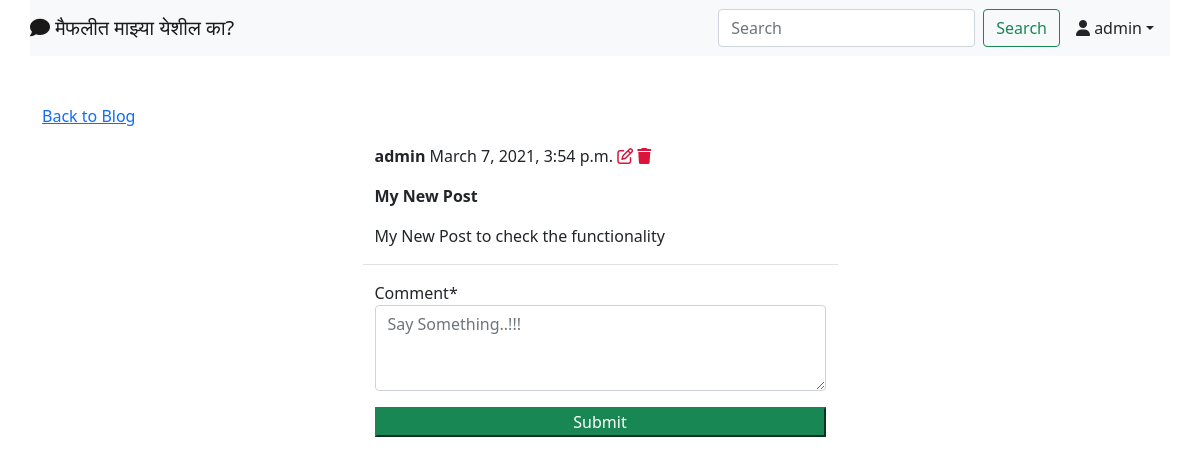
Before: /blog/post/5 (signed in) with the older database file.
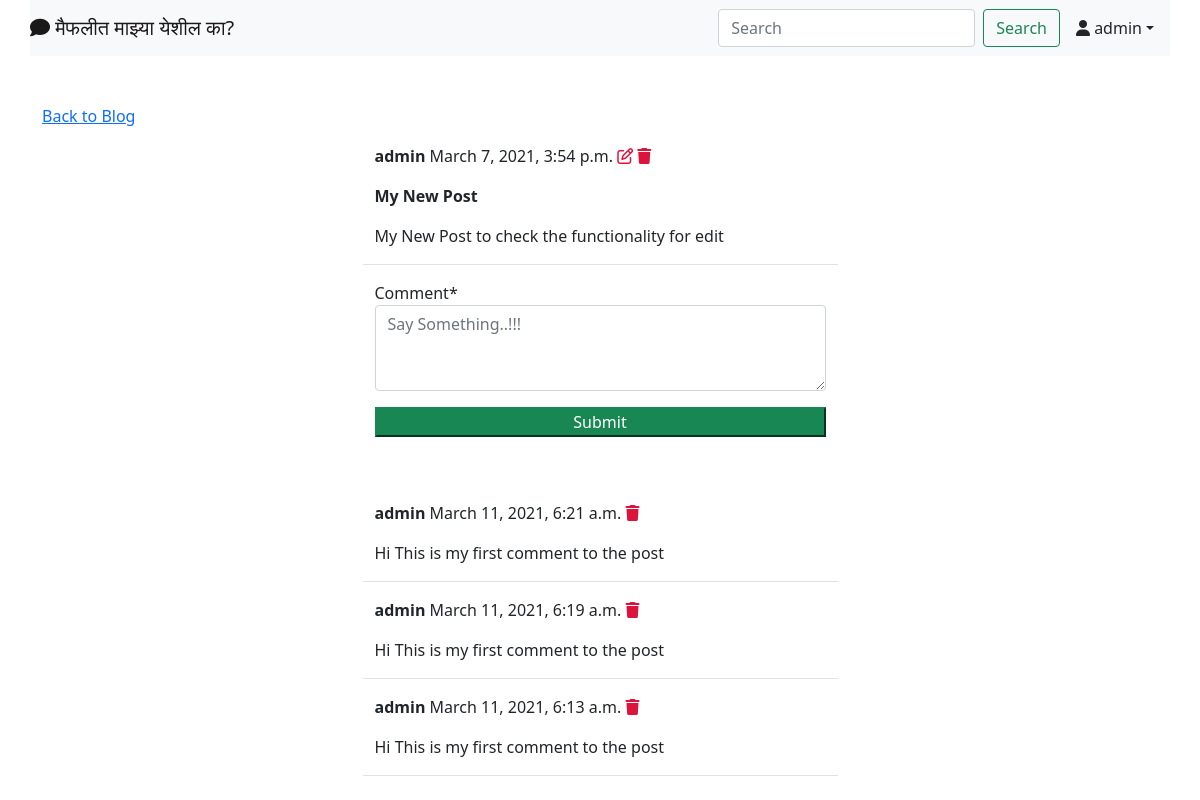
After: the same page with the newer database file.
### blog/models.py (models this page shows, shortened)
class Post(models.Model):
    title = models.CharField(max_length=255)
    contents = models.TextField()
    author = models.ForeignKey(User,on_delete=models.CASCADE)
    timeStamp = models.DateTimeField(default=timezone.now)

class Comment(models.Model):
    comment = models.TextField()
    author = models.ForeignKey(User,on_delete=models.CASCADE)
    timeStamp = models.DateTimeField(default=timezone.now)
    post = models.ForeignKey('Post', on_delete=models.CASCADE)

### blog/views.py (the view, shortened to what this page needs)
# urls.py: path('post/<int:pk>', PostDetailView.as_view(), name='post-detail'),
class PostDetailView(LoginRequiredMixin, View):
    def get(self, request, pk, *args, **kwargs):
        post = Post.objects.get(pk=pk)
        form = CommentForm()
        comments = Comment.objects.filter(post=post).order_by('-timeStamp')
        context = {
            'post': post,
            'form': form,
            'comments': comments
        }
        return render(request, 'blog/post_detail.html', context)

### blog/forms.py
class CommentForm(forms.ModelForm):
    comment = forms.CharField(
        widget=forms.Textarea (attrs={
            'rows': '3',
            'placeholder': 'Say Something..!!!',
        }))
    class Meta:
        model = Comment
        fields = ['comment']

### blog/templates/blog/post_detail.html (shortened to what this page needs)
{% extends 'landing/base.html' %}
{% load crispy_forms_tags %}
{% block content %}
<div class="container">
    <div class="row mt-5">
        <div class="col-md-5 col-sm-6">
            <a href="{% url 'post-list' %}" >Back to Blog</a>
        </div>
    </div>
    <div class="row justify-content-center mt-3">
        <div class="col-md-5 col-sm-12 border-bottom">
            <p>
            <strong>{{post.author}} </strong>{{post.timeStamp}}
            {% if request.user == post.author %}
            <a href="{% url 'post-edit' post.pk %}" style="color: crimson;"><i class="far fa-edit"></i></a>
            <a href="{% url 'post-delete' post.pk %}" style="color: crimson;"><i class="fas fa-trash"></i></a>
            {% endif %}
            </p>
            <p><strong>{{post.title}}</strong></p>
            <p>{{post.contents}}</p>
        </div>
    </div>
    <div class="row justify-content-center mt-3">
        <div class="col-md-5 col-sm-12">
            <form method="POST">
                {{form|crispy}}
                <div class="d-grid gap-2">
                    <button class="btb btn-success mt-3 mb-5">Submit</button>
                </div>
            </form>
        </div>
    </div>
    {% for comment in comments %}
        <div class="row justify-content-center mt-3">
            <div class="col-md-5 col-sm-12 border-bottom">
            <p>
            <strong>{{comment.author}} </strong>{{comment.timeStamp}}
             {% if request.user == comment.author %}
                <a href="{% url 'comment-delete' post.pk comment.pk %}" style="color: crimson;"><i class="fas fa-trash"></i></a>
            {% endif %}
            </p>
            <p>{{comment.comment}}</p>
            </div>
        </div>
    {% endfor %}
</div>
{% endblock content %}

### landing/templates/landing/base.html (shortened to what this page needs)
<!doctype html>
<html lang="en">
  <head>
    <link href="https://cdn.jsdelivr.net/npm/bootstrap@5.0.0-beta2/dist/css/bootstrap.min.css" rel="stylesheet">
  </head>
  <body>
    {% include 'landing/navbar.html' %}
    {% block content %}
    {% endblock content %}
  </body>
</html>

### landing/templates/landing/navbar.html (shortened to what this page needs)
 <div class="container gx-0">
  <nav class="navbar navbar-expand-lg navbar-light bg-light">
    <div class="container-fluid">
        <a class="navbar-brand"
          {% if user.is_authenticated %}
            href="{% url 'post-list' %}"
          {% else %}
          href="{% url 'index' %}"
          {% endif %}
        >
            <i class="fas fa-comment"></i>
            मैफलीत माझ्या येशील का?
          </a>
      <div class="collapse navbar-collapse" id="navbarTogglerDemo02">
      <form class="d-flex">
        <input class="form-control me-2" type="search" placeholder="Search" aria-label="Search">
        <button class="btn btn-outline-success" type="submit">Search</button>
      </form>
          {% if user.is_authenticated %}
            <div class="nav-item dropdown">
              <a class="nav-link dropdown-toggle text-dark" data-bs-toggle="dropdown" href="#" role="button" aria-expanded="false"><i class="fas fa-user"></i> {{ user }}</a>
            </div>
          {% endif %}
      </div>
    </div>
  </nav>
</div>

Changed rows visible on the page:
changed Post "My New Post": contents "My New Post to check the functionality" → "My New Post to check the functionality for edit"
added Comment: author "admin", timeStamp "March 11, 2021, 6:21 a.m.", comment "Hi This is my first comment to the post"
added Comment: author "admin", timeStamp "March 11, 2021, 6:19 a.m.", comment "Hi This is my first comment to the post"
added Comment: author "admin", timeStamp "March 11, 2021, 6:13 a.m.", comment "Hi This is my first comment to the post"
